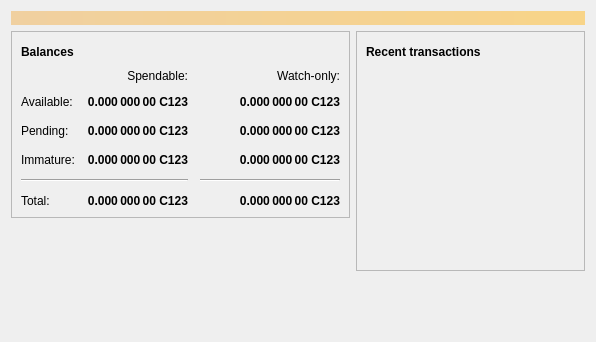
<?xml version="1.0" encoding="UTF-8"?>
<ui version="4.0">
 <class>OverviewPage</class>
 <widget class="QWidget" name="OverviewPage">
  <property name="geometry">
   <rect>
    <x>0</x>
    <y>0</y>
    <width>596</width>
    <height>342</height>
   </rect>
  </property>
  <property name="windowTitle">
   <string>Form</string>
  </property>
  <layout class="QVBoxLayout" name="topLayout">
   <item>
    <widget class="QLabel" name="labelAlerts">
     <property name="visible">
      <bool>false</bool>
     </property>
     <property name="styleSheet">
      <string notr="true">QLabel { background-color: qlineargradient(x1: 0, y1: 0, x2: 1, y2: 0, stop:0 #F0D0A0, stop:1 #F8D488); color:#000000; }</string>
     </property>
     <property name="wordWrap">
      <bool>true</bool>
     </property>
     <property name="margin">
      <number>3</number>
     </property>
     <property name="textInteractionFlags">
      <set>Qt::TextSelectableByMouse</set>
     </property>
    </widget>
   </item>
   <item>
    <layout class="QHBoxLayout" name="horizontalLayout" stretch="1,1">
     <item>
      <layout class="QVBoxLayout" name="verticalLayout_2">
       <item>
        <widget class="QFrame" name="frame">
         <property name="frameShape">
          <enum>QFrame::StyledPanel</enum>
         </property>
         <property name="frameShadow">
          <enum>QFrame::Raised</enum>
         </property>
         <layout class="QVBoxLayout" name="verticalLayout_4">
          <item>
           <layout class="QHBoxLayout" name="horizontalLayout_4">
            <item>
             <widget class="QLabel" name="label_5">
              <property name="font">
               <font>
                <weight>75</weight>
                <bold>true</bold>
               </font>
              </property>
              <property name="text">
               <string>Balances</string>
              </property>
             </widget>
            </item>
            <item>
             <widget class="QPushButton" name="labelWalletStatus">
              <property name="enabled">
               <bool>true</bool>
              </property>
              <property name="maximumSize">
               <size>
                <width>30</width>
                <height>16777215</height>
               </size>
              </property>
              <property name="toolTip">
               <string>The displayed information may be out of date. Your wallet automatically synchronizes with the Chain123 network after a connection is established, but this process has not completed yet.</string>
              </property>
              <property name="text">
               <string/>
              </property>
              <property name="icon">
               <iconset resource="../bitcoin.qrc">
                <normaloff>:/icons/warning</normaloff>
                <disabledoff>:/icons/warning</disabledoff>:/icons/warning</iconset>
              </property>
              <property name="iconSize">
               <size>
                <width>24</width>
                <height>24</height>
               </size>
              </property>
              <property name="flat">
               <bool>true</bool>
              </property>
             </widget>
            </item>
            <item>
             <spacer name="horizontalSpacer_3">
              <property name="orientation">
               <enum>Qt::Horizontal</enum>
              </property>
              <property name="sizeHint" stdset="0">
               <size>
                <width>40</width>
                <height>20</height>
               </size>
              </property>
             </spacer>
            </item>
           </layout>
          </item>
          <item>
           <layout class="QGridLayout" name="gridLayout">
            <property name="spacing">
             <number>12</number>
            </property>
            <item row="2" column="2">
             <widget class="QLabel" name="labelWatchPending">
              <property name="font">
               <font>
                <weight>75</weight>
                <bold>true</bold>
               </font>
              </property>
              <property name="cursor">
               <cursorShape>IBeamCursor</cursorShape>
              </property>
              <property name="toolTip">
               <string>Unconfirmed transactions to watch-only addresses</string>
              </property>
              <property name="text">
               <string notr="true">0.000 000 00 C123</string>
              </property>
              <property name="alignment">
               <set>Qt::AlignRight|Qt::AlignTrailing|Qt::AlignVCenter</set>
              </property>
              <property name="textInteractionFlags">
               <set>Qt::LinksAccessibleByMouse|Qt::TextSelectableByKeyboard|Qt::TextSelectableByMouse</set>
              </property>
             </widget>
            </item>
            <item row="2" column="1">
             <widget class="QLabel" name="labelUnconfirmed">
              <property name="font">
               <font>
                <weight>75</weight>
                <bold>true</bold>
               </font>
              </property>
              <property name="cursor">
               <cursorShape>IBeamCursor</cursorShape>
              </property>
              <property name="toolTip">
               <string>Total of transactions that have yet to be confirmed, and do not yet count toward the spendable balance</string>
              </property>
              <property name="text">
               <string notr="true">0.000 000 00 C123</string>
              </property>
              <property name="alignment">
               <set>Qt::AlignRight|Qt::AlignTrailing|Qt::AlignVCenter</set>
              </property>
              <property name="textInteractionFlags">
               <set>Qt::LinksAccessibleByMouse|Qt::TextSelectableByKeyboard|Qt::TextSelectableByMouse</set>
              </property>
             </widget>
            </item>
            <item row="3" column="2">
             <widget class="QLabel" name="labelWatchImmature">
              <property name="font">
               <font>
                <weight>75</weight>
                <bold>true</bold>
               </font>
              </property>
              <property name="cursor">
               <cursorShape>IBeamCursor</cursorShape>
              </property>
              <property name="toolTip">
               <string>Mined balance in watch-only addresses that has not yet matured</string>
              </property>
              <property name="text">
               <string notr="true">0.000 000 00 C123</string>
              </property>
              <property name="alignment">
               <set>Qt::AlignRight|Qt::AlignTrailing|Qt::AlignVCenter</set>
              </property>
              <property name="textInteractionFlags">
               <set>Qt::LinksAccessibleByMouse|Qt::TextSelectableByKeyboard|Qt::TextSelectableByMouse</set>
              </property>
             </widget>
            </item>
            <item row="4" column="0" colspan="2">
             <widget class="Line" name="line">
              <property name="orientation">
               <enum>Qt::Horizontal</enum>
              </property>
             </widget>
            </item>
            <item row="4" column="2">
             <widget class="Line" name="lineWatchBalance">
              <property name="sizePolicy">
               <sizepolicy hsizetype="Preferred" vsizetype="Fixed">
                <horstretch>0</horstretch>
                <verstretch>0</verstretch>
               </sizepolicy>
              </property>
              <property name="minimumSize">
               <size>
                <width>140</width>
                <height>0</height>
               </size>
              </property>
              <property name="orientation">
               <enum>Qt::Horizontal</enum>
              </property>
             </widget>
            </item>
            <item row="5" column="0">
             <widget class="QLabel" name="labelTotalText">
              <property name="text">
               <string>Total:</string>
              </property>
             </widget>
            </item>
            <item row="3" column="1">
             <widget class="QLabel" name="labelImmature">
              <property name="font">
               <font>
                <weight>75</weight>
                <bold>true</bold>
               </font>
              </property>
              <property name="cursor">
               <cursorShape>IBeamCursor</cursorShape>
              </property>
              <property name="toolTip">
               <string>Mined balance that has not yet matured</string>
              </property>
              <property name="text">
               <string notr="true">0.000 000 00 C123</string>
              </property>
              <property name="alignment">
               <set>Qt::AlignRight|Qt::AlignTrailing|Qt::AlignVCenter</set>
              </property>
              <property name="textInteractionFlags">
               <set>Qt::LinksAccessibleByMouse|Qt::TextSelectableByKeyboard|Qt::TextSelectableByMouse</set>
              </property>
             </widget>
            </item>
            <item row="2" column="3">
             <spacer name="horizontalSpacer_2">
              <property name="orientation">
               <enum>Qt::Horizontal</enum>
              </property>
              <property name="sizeHint" stdset="0">
               <size>
                <width>40</width>
                <height>20</height>
               </size>
              </property>
             </spacer>
            </item>
            <item row="3" column="0">
             <widget class="QLabel" name="labelImmatureText">
              <property name="text">
               <string>Immature:</string>
              </property>
             </widget>
            </item>
            <item row="5" column="1">
             <widget class="QLabel" name="labelTotal">
              <property name="font">
               <font>
                <weight>75</weight>
                <bold>true</bold>
               </font>
              </property>
              <property name="cursor">
               <cursorShape>IBeamCursor</cursorShape>
              </property>
              <property name="toolTip">
               <string>Your current total balance</string>
              </property>
              <property name="text">
               <string notr="true">0.000 000 00 C123</string>
              </property>
              <property name="alignment">
               <set>Qt::AlignRight|Qt::AlignTrailing|Qt::AlignVCenter</set>
              </property>
              <property name="textInteractionFlags">
               <set>Qt::LinksAccessibleByMouse|Qt::TextSelectableByKeyboard|Qt::TextSelectableByMouse</set>
              </property>
             </widget>
            </item>
            <item row="5" column="2">
             <widget class="QLabel" name="labelWatchTotal">
              <property name="font">
               <font>
                <weight>75</weight>
                <bold>true</bold>
               </font>
              </property>
              <property name="cursor">
               <cursorShape>IBeamCursor</cursorShape>
              </property>
              <property name="toolTip">
               <string>Current total balance in watch-only addresses</string>
              </property>
              <property name="text">
               <string notr="true">0.000 000 00 C123</string>
              </property>
              <property name="alignment">
               <set>Qt::AlignRight|Qt::AlignTrailing|Qt::AlignVCenter</set>
              </property>
              <property name="textInteractionFlags">
               <set>Qt::LinksAccessibleByMouse|Qt::TextSelectableByKeyboard|Qt::TextSelectableByMouse</set>
              </property>
             </widget>
            </item>
            <item row="0" column="2">
             <widget class="QLabel" name="labelWatchonly">
              <property name="text">
               <string>Watch-only:</string>
              </property>
              <property name="alignment">
               <set>Qt::AlignRight|Qt::AlignTrailing|Qt::AlignVCenter</set>
              </property>
             </widget>
            </item>
            <item row="1" column="0">
             <widget class="QLabel" name="labelBalanceText">
              <property name="text">
               <string>Available:</string>
              </property>
             </widget>
            </item>
            <item row="1" column="1">
             <widget class="QLabel" name="labelBalance">
              <property name="font">
               <font>
                <weight>75</weight>
                <bold>true</bold>
               </font>
              </property>
              <property name="cursor">
               <cursorShape>IBeamCursor</cursorShape>
              </property>
              <property name="toolTip">
               <string>Your current spendable balance</string>
              </property>
              <property name="text">
               <string notr="true">0.000 000 00 C123</string>
              </property>
              <property name="alignment">
               <set>Qt::AlignRight|Qt::AlignTrailing|Qt::AlignVCenter</set>
              </property>
              <property name="textInteractionFlags">
               <set>Qt::LinksAccessibleByMouse|Qt::TextSelectableByKeyboard|Qt::TextSelectableByMouse</set>
              </property>
             </widget>
            </item>
            <item row="1" column="2">
             <widget class="QLabel" name="labelWatchAvailable">
              <property name="font">
               <font>
                <weight>75</weight>
                <bold>true</bold>
               </font>
              </property>
              <property name="cursor">
               <cursorShape>IBeamCursor</cursorShape>
              </property>
              <property name="toolTip">
               <string>Your current balance in watch-only addresses</string>
              </property>
              <property name="text">
               <string notr="true">0.000 000 00 C123</string>
              </property>
              <property name="alignment">
               <set>Qt::AlignRight|Qt::AlignTrailing|Qt::AlignVCenter</set>
              </property>
              <property name="textInteractionFlags">
               <set>Qt::LinksAccessibleByMouse|Qt::TextSelectableByKeyboard|Qt::TextSelectableByMouse</set>
              </property>
             </widget>
            </item>
            <item row="2" column="0">
             <widget class="QLabel" name="labelPendingText">
              <property name="text">
               <string>Pending:</string>
              </property>
             </widget>
            </item>
            <item row="0" column="1">
             <widget class="QLabel" name="labelSpendable">
              <property name="text">
               <string>Spendable:</string>
              </property>
              <property name="alignment">
               <set>Qt::AlignRight|Qt::AlignTrailing|Qt::AlignVCenter</set>
              </property>
             </widget>
            </item>
           </layout>
          </item>
         </layout>
        </widget>
       </item>
       <item>
        <spacer name="verticalSpacer">
         <property name="orientation">
          <enum>Qt::Vertical</enum>
         </property>
         <property name="sizeHint" stdset="0">
          <size>
           <width>20</width>
           <height>40</height>
          </size>
         </property>
        </spacer>
       </item>
      </layout>
     </item>
     <item>
      <layout class="QVBoxLayout" name="verticalLayout_3">
       <item>
        <widget class="QFrame" name="frame_2">
         <property name="frameShape">
          <enum>QFrame::StyledPanel</enum>
         </property>
         <property name="frameShadow">
          <enum>QFrame::Raised</enum>
         </property>
         <layout class="QVBoxLayout" name="verticalLayout">
          <item>
           <layout class="QHBoxLayout" name="horizontalLayout_2">
            <item>
             <widget class="QLabel" name="label_4">
              <property name="font">
               <font>
                <weight>75</weight>
                <bold>true</bold>
               </font>
              </property>
              <property name="text">
               <string>Recent transactions</string>
              </property>
             </widget>
            </item>
            <item>
             <widget class="QPushButton" name="labelTransactionsStatus">
              <property name="enabled">
               <bool>true</bool>
              </property>
              <property name="maximumSize">
               <size>
                <width>30</width>
                <height>16777215</height>
               </size>
              </property>
              <property name="toolTip">
               <string>The displayed information may be out of date. Your wallet automatically synchronizes with the Chain123 network after a connection is established, but this process has not completed yet.</string>
              </property>
              <property name="text">
               <string/>
              </property>
              <property name="icon">
               <iconset resource="../bitcoin.qrc">
                <normaloff>:/icons/warning</normaloff>
                <disabledoff>:/icons/warning</disabledoff>:/icons/warning</iconset>
              </property>
              <property name="iconSize">
               <size>
                <width>24</width>
                <height>24</height>
               </size>
              </property>
              <property name="flat">
               <bool>true</bool>
              </property>
             </widget>
            </item>
            <item>
             <spacer name="horizontalSpacer">
              <property name="orientation">
               <enum>Qt::Horizontal</enum>
              </property>
              <property name="sizeHint" stdset="0">
               <size>
                <width>40</width>
                <height>20</height>
               </size>
              </property>
             </spacer>
            </item>
           </layout>
          </item>
          <item>
           <widget class="QListView" name="listTransactions">
            <property name="styleSheet">
             <string notr="true">QListView { background: transparent; }</string>
            </property>
            <property name="frameShape">
             <enum>QFrame::NoFrame</enum>
            </property>
            <property name="verticalScrollBarPolicy">
             <enum>Qt::ScrollBarAlwaysOff</enum>
            </property>
            <property name="horizontalScrollBarPolicy">
             <enum>Qt::ScrollBarAlwaysOff</enum>
            </property>
            <property name="selectionMode">
             <enum>QAbstractItemView::NoSelection</enum>
            </property>
           </widget>
          </item>
         </layout>
        </widget>
       </item>
       <item>
        <spacer name="verticalSpacer_2">
         <property name="orientation">
          <enum>Qt::Vertical</enum>
         </property>
         <property name="sizeHint" stdset="0">
          <size>
           <width>20</width>
           <height>40</height>
          </size>
         </property>
        </spacer>
       </item>
      </layout>
     </item>
    </layout>
   </item>
  </layout>
 </widget>
 <resources/>
 <connections/>
</ui>
